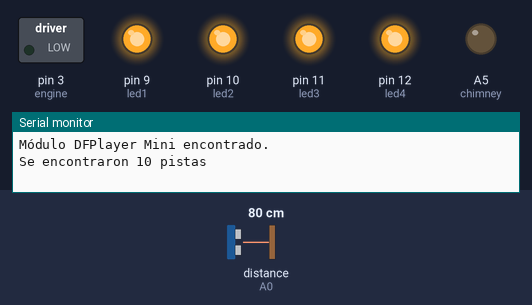
This sketch was run on a simulated Arduino Nano, built with avr-gcc and run on an emulated ATmega328P. Parts: switched loads named in the sketch (green lamp = pin HIGH), output pins drawn as LEDs (lit = HIGH), the last lines printed to the serial monitor. Wiring (inferred from the names in the program): ultrasonic range finder: trigger A1; echo A0. Dashed ring = blinking. Inputs (shaded band) come from the test bench; at power-on: distance to the obstacle (sensor on A0) 80 cm. The echo pulse lasts 58.3 µs per cm; the audio player accepts every command and is not drawn; pins used as bus, display or sensor lines are not drawn.

Above: at 2.2 s.
2.3 s: distance to the obstacle (sensor on A0) set to 46 cm
4.3 s: distance to the obstacle (sensor on A0) set to 38 cm
At 8.68 s:
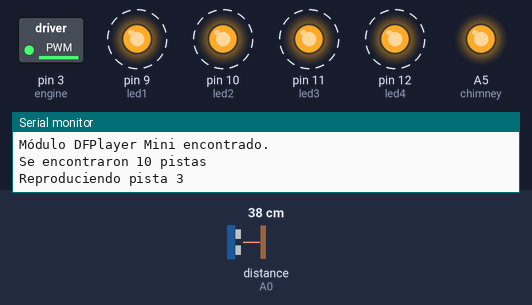
At 12.02 s:
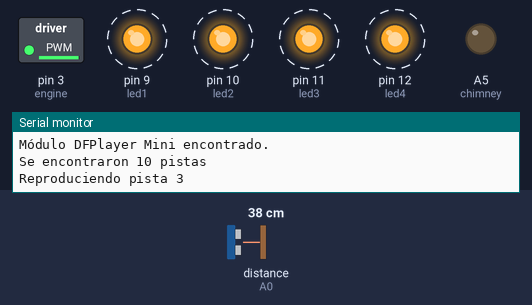
Timing chart, 0 to 16.3 s (numbered marks = the images above; inputs shaded):
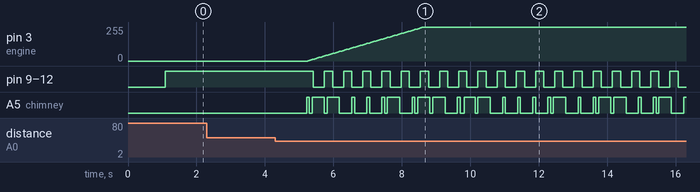

The sketch:

Tren_Navideno-Aduino_nano_Refactorizado.ino
```cpp
#include <NeoSWSerial.h>
#include <DFRobotDFPlayerMini.h>

const byte chimney = A5;//2;
const byte chimneyState = A6;
const byte engine = 3; //To applty PWM signal to control the speed.
const byte led1 = 9, led2 = 10, led3 = 11, led4 = 12;//12; ///////////////////////////////////////////////////Cambiar al final
const byte sensor = A0, trigger = A1, stationSound = 1, breakSound = 2, startingSong = 3;
const int playerBusy = 513, playerReady = 512;
const int minDist = 40, stopDist = 5;
const int accelerationTime = 2000, stoppingTime = 2000, detectPersonTime = 1000, stopSensor = 2000, sleepCycleDuration = 1000;

byte actualSong = 3, lastLapSong = 1, stoppingSong = 2, songsQ, fumeState; //Used to known in what state is the pulse of the fume.

long sensorVal;

unsigned long fewerPersonTime, fewerSensorTime, fewerFumeTime, fumeElapseTime, fewerLedTime, actualTime, fewerEngineTime, sleepDurationTime, fewerSleepingTime, fewerSleepingStepTime;

// NeoSWSerial instead of SoftwareSerial
NeoSWSerial serialConnection(6, 5); // RX, TX 5

DFRobotDFPlayerMini player;

bool person, stopSignal, playM, songStarted, stopM, engineWorking, onLeds, onFumes, stoppingEngine, goToSleep, sleeping, playingActualSong, playStopSong, setUpPowerVal, songStopped, isSleeping, sentShutdownPulse;

//To control starting engine (Time in ms)
int startEngineTime = 4000, stopEngineTime = 15000, engineSteps = 200, startStepsTime, stopStepsTime, power, distance;
int ledStepTime = 250, fumeOnPulseTime = 100, fumeOffPulseTime = 20, offFumeMultiplier = 11, sleepingTime = 30000;
const float pwmStart = 76.5, pwmEnd = 250, pwmSteps = 250.0 / 76.5;


void setup() {
  // put your setup code here, to run once:
  pinMode(chimney, OUTPUT);
  pinMode(chimneyState, INPUT);
  pinMode(engine, OUTPUT);
  pinMode(led1, OUTPUT);
  pinMode(led2, OUTPUT);
  pinMode(led3, OUTPUT);
  pinMode(led4, OUTPUT);
  pinMode(sensor, INPUT);
  pinMode(trigger,OUTPUT);
   ////////////////////////////////////////////////////////Put the pwm at 31.25Khz
  TCCR2B = (TCCR2B & 0b11111000) | 0x01;
  bool dfPlayerStarted = false;
  serialConnection.begin(9600);
  Serial.begin(9600); //Start communication between pc and board

  if (!player.begin(serialConnection)) {
    Serial.println("No se pudo encontrar el módulo DFPlayer Mini, asegúrate de la conexión!");
    while (true);
  }
  Serial.println("Módulo DFPlayer Mini encontrado.");
  songsQ = player.readFileCounts();
  delay(500);
  Serial.println(String("Se encontraron ") + songsQ + " pistas");
  //Inicio de variables
  person = true;
  fewerPersonTime = millis();
  distance = 200;
  goToSleep = false;
  startStepsTime = (int)startEngineTime/engineSteps;
  stopStepsTime = (int)stopEngineTime/engineSteps;
}

void loop() {
  // put your main code here, to run repeatedly:
  actualTime = millis();
  //Serial.println((String)"Estado de fumes: " + analogRead(chimneyState));
  if (person){
    // Lógica para alternar entre Detección (1000ms) y Descanso (1000ms)
    if (isSleeping){
        // Rest for 1000ms
        if (actualTime - fewerPersonTime >= sleepCycleDuration) {
            // Start detecting
            isSleeping = false;
            fewerPersonTime = actualTime; // Reinicia el tiempo para el ciclo de detección
        }
    } else {
        // ESTADO DE DETECCIÓN ACTIVA (1000ms)
        if (DetectPerson()){
            // Si detecta, comienza la secuencia del tren
            playM = true;
            engineWorking = true;
            onLeds = true;
            onFumes = true;
            person = false; // Sale del estado de espera
            isSleeping = false; // Asegura que no está en estado de descanso

            fewerLedTime = actualTime;
            fewerFumeTime = actualTime;
            fewerEngineTime = actualTime;

        } else {
            // Si no detecta en el ciclo de detección de 1000ms
            if (actualTime - fewerPersonTime >= sleepCycleDuration) {
                // Termina el ciclo de detección, pasa a descansar
                isSleeping = true;
                fewerPersonTime = actualTime; // Reinicia el tiempo para el ciclo de descanso
            }
        }
    }
  }
  if (playM){
    if (actualSong > songsQ){
      actualSong = 3;
    }
    PlayMusic(actualSong);
    actualSong += 1;
    playM = false;
    playingActualSong = false; //Still haven't started the song.
    songStarted = false;
  }
  if (!songStarted){
    if (player.readState() == playerBusy){
      //Serial.println("Canción iniciada; listo para verificar que termine");
      playingActualSong =  true;
      songStarted = true;
    }
  }
  if (engineWorking){
    StartEngine(startStepsTime);
  }
  if (onLeds){
    if (actualTime - fewerLedTime <= ledStepTime){
      OnLeds();
    }else{
      onLeds = false;
      fewerLedTime = millis();
    }
  }
  if (!onLeds){
    if (actualTime - fewerLedTime <= ledStepTime){
      OffLeds();
    }else{
      onLeds = true;
      fewerLedTime = millis();
    }
  }
  if (onFumes){
    StartFumes();
  }
  //Verify playing actual song status, if it is ready, it means that ended last song; so stop everything
  if (player.readState() == playerReady && playingActualSong){
    //Play last lap song; number 1.
    PlayMusic(lastLapSong);
    Serial.println("Reproduciendo pista de última vuelta");
    stopSignal = true;
    playingActualSong = false;
  }
  if (stopSignal){
    distance = GetDistance();
    //Serial.println((String)"Midiendo distancia final: " + distance);
    if(distance <= 5){
        StopMusic();
        Serial.println("Pista de última vuelta detenida");
        playStopSong = true;
        stopSignal = false;
      }
  }
  //This stops everything.
  if (player.readState() == playerReady && playStopSong){
    Serial.println("Reproduciendo frenado");
    PlayMusic(stoppingSong);
    stoppingEngine = true;
    fumeOnPulseTime = (int)fumeOnPulseTime*2;
    //Prepare for measure engine time.
    fewerEngineTime = millis();
    playStopSong = false;
  }
  if (stoppingEngine){
    StopEngine(stopStepsTime);
  }
  if(goToSleep){
    onFumes = false;
    stopSignal = false;
    goToSleep = false;
    songStarted = false;
    setUpPowerVal = false; //For stopping engine in next song.
    Serial.println("Fue a dormir");
    sleeping = true;
    //delay(30000);
    fewerPersonTime = actualTime;
    fewerSleepingTime = actualTime;
    fewerSleepingStepTime = actualTime;
    //FinalStopFumes();
  }
  if (sleeping){
    SleepingTasks();
  }
}

void SleepingTasks(){
  static unsigned long timeSteps;
  static int chimneySensorValue;
  chimneySensorValue = analogRead(chimneyState);
  timeSteps = actualTime - fewerSleepingStepTime;
  //Serial.println(chimneySensorValue);
  if (timeSteps <= 100){
    digitalWrite(13, HIGH);
    //Serial.println((String)"Haciendo Tareas");
    if (chimneySensorValue <= 700 && !sentShutdownPulse){
      //Serial.println((String)"Estado de fumes: " + digitalRead(chimneyState));
      digitalWrite(chimney, HIGH);
      sentShutdownPulse = true;
    }
  }
  if (timeSteps > 100 && timeSteps <= 200){
      digitalWrite(chimney, LOW);
      sentShutdownPulse = false;
      digitalWrite(13, LOW);
  }
  if (timeSteps > 200){
    fewerSleepingStepTime = actualTime;
  }
  if (actualTime - fewerSleepingTime > sleepingTime){
    person = true;
    sleeping = false;
    sentShutdownPulse = false;
  }
}

bool DetectPerson(){
  distance = GetDistance();
  if (distance <= minDist){
    return true;
  }
  return false;
}
bool DetectStop(){
  distance = GetDistance();
  if (distance <= stopDist){
    return true;
  }
  return false;
}
void PlayMusic(int song){
  player.play(song);
  Serial.println(String("Reproduciendo pista ") + song);
}
void StopMusic(){
  player.stop();
  Serial.println("Deteniendo Módulo DFPlayer");
}
int StartEngine(int time){
  if (actualTime-fewerEngineTime >= time){
    power += (int)pwmSteps;
    analogWrite(engine, power);
    //digitalWrite(engine, HIGH);
    fewerEngineTime = millis();
    //Serial.println((String)"Aumentando Power a: " + power);
  }
  if (power >= pwmEnd){
    engineWorking = false;
  }
}
void StopEngine(int time){
  //Serial.println((String)"Entrando a stop");
  if (!setUpPowerVal){
    power = pwmEnd;
    setUpPowerVal = true;
  }
  if (actualTime-fewerEngineTime >= time){
    //Serial.println((String)"Tiempo medido: " + (actualTime-fewerEngineTime));
    power -= (int)pwmSteps;
    if (power <= pwmStart){
      power = 0;
      //Serial.println((String)"Power en cero: " + power);
      if (player.readState() == playerReady){
        goToSleep = true;
        stoppingEngine = false;
        fumeOnPulseTime = fumeOnPulseTime/2;
      }
    }

    analogWrite(engine, power);
    //Serial.println((String)"Reduciendo Power a: " + power);
    //digitalWrite(engine, LOW);
    fewerEngineTime = actualTime; //millis();
  }

}
void OnLeds(){
  //Serial.println((String)"Estado de fumes: " + analogRead(chimneyState));
  digitalWrite(led1,HIGH);
  digitalWrite(led2,HIGH);
  digitalWrite(led3,HIGH);
  digitalWrite(led4,HIGH);
}
void OffLeds(){
  digitalWrite(led1,LOW);
  digitalWrite(led2,LOW);
  digitalWrite(led3,LOW);
  digitalWrite(led4,LOW);
}
void StartFumes(){
  int tempOffFumeTime;

  fumeElapseTime = actualTime-fewerFumeTime;

  //Activate fumes.
  if (fumeElapseTime <= fumeOnPulseTime){
    digitalWrite(chimney, HIGH);
    //Serial.println((String)"Start High" + fumeElapseTime);
    fumeState = 1;
  }
  if (fumeElapseTime > fumeOnPulseTime && fumeElapseTime <= fumeOnPulseTime*2){
    digitalWrite(chimney, LOW);
    //Serial.println((String)"Start LOW" + fumeElapseTime) ;
    fumeState = 2;
  }
 //Now deactivate it.
 tempOffFumeTime = fumeOnPulseTime*2;
  if (fumeElapseTime > tempOffFumeTime && fumeElapseTime <= tempOffFumeTime + fumeOffPulseTime){
    digitalWrite(chimney, HIGH);
    fumeState = 3;
  }
  if (fumeElapseTime > tempOffFumeTime + fumeOffPulseTime && fumeElapseTime <= tempOffFumeTime + fumeOffPulseTime*2){
    digitalWrite(chimney, LOW);
    fumeState = 4;
  }
  if (fumeElapseTime > tempOffFumeTime + fumeOffPulseTime*2 && fumeElapseTime <= tempOffFumeTime + fumeOffPulseTime*3){
    digitalWrite(chimney, HIGH);
    fumeState = 5;
  }
  if (fumeElapseTime > tempOffFumeTime + fumeOffPulseTime*3 && fumeElapseTime <= tempOffFumeTime + fumeOffPulseTime*4){
    digitalWrite(chimney, LOW);
    fumeState = 6;
  }
  if (fumeElapseTime > tempOffFumeTime + fumeOffPulseTime*4 && fumeElapseTime <= tempOffFumeTime + fumeOffPulseTime*8){
    //onFumes = true;
    fumeState = 7;
  }
  //Wait in off mode
  if (fumeElapseTime > tempOffFumeTime + fumeOffPulseTime*offFumeMultiplier){
    fewerFumeTime = actualTime;
  }
}
int GetDistance(){
  //delay(50);
  digitalWrite(trigger, LOW);
  delayMicroseconds(4);
  digitalWrite(trigger, HIGH);
  delayMicroseconds(10);
  digitalWrite(trigger, LOW);
  sensorVal = pulseIn(sensor, HIGH, 30000); //If echo is lost, it get 30ms as answer more or less 5m.
  //Serial.println((String)"Distancia detectada en: " + sensorVal/58);
  if (sensorVal == 0 || sensorVal == 30000){
    return 200;
  }
  return (int)sensorVal/58;
}
```

Measured:
- the behaviour switches between 42 and 41 cm on distance to the obstacle (sensor on A0) (found by bisection; images 0 and 1)
- after the input at 2.3 s, every drawn part: stays the same
- after the input at 4.3 s, pin 3 (engine): moves from 0/255 to 252/255 over 3.3 s, starting after 0.95 s; pin 9 (led1), pin 10 (led2), pin 11 (led3), pin 12 (led4): alternates HIGH for 0.24 s and LOW for 0.32 s, starting after 1.1 s
